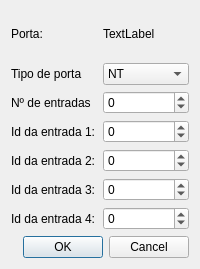
<?xml version="1.0" encoding="UTF-8"?>
<ui version="4.0">
 <class>MudarPorta</class>
 <widget class="QDialog" name="MudarPorta">
  <property name="geometry">
   <rect>
    <x>0</x>
    <y>0</y>
    <width>200</width>
    <height>269</height>
   </rect>
  </property>
  <property name="windowTitle">
   <string>Modificar porta</string>
  </property>
  <layout class="QVBoxLayout" name="verticalLayout">
   <item>
    <layout class="QHBoxLayout" name="horizontalLayout">
     <item>
      <widget class="QLabel" name="label">
       <property name="text">
        <string>Porta:</string>
       </property>
      </widget>
     </item>
     <item>
      <widget class="QLabel" name="lbNumPort">
       <property name="text">
        <string>TextLabel</string>
       </property>
      </widget>
     </item>
    </layout>
   </item>
   <item>
    <layout class="QHBoxLayout" name="horizontalLayout_2">
     <item>
      <widget class="QLabel" name="label_2">
       <property name="text">
        <string>Tipo de porta</string>
       </property>
      </widget>
     </item>
     <item>
      <widget class="QComboBox" name="comboBox">
       <item>
        <property name="text">
         <string>NT</string>
        </property>
       </item>
       <item>
        <property name="text">
         <string>AN</string>
        </property>
       </item>
       <item>
        <property name="text">
         <string>NA</string>
        </property>
       </item>
       <item>
        <property name="text">
         <string>XO</string>
        </property>
       </item>
       <item>
        <property name="text">
         <string>NX</string>
        </property>
       </item>
       <item>
        <property name="text">
         <string>OR</string>
        </property>
       </item>
       <item>
        <property name="text">
         <string>NO</string>
        </property>
       </item>
      </widget>
     </item>
    </layout>
   </item>
   <item>
    <layout class="QHBoxLayout" name="horizontalLayout_3">
     <item>
      <widget class="QLabel" name="label_3">
       <property name="text">
        <string>Nº de entradas</string>
       </property>
      </widget>
     </item>
     <item>
      <widget class="QSpinBox" name="spinBoxEntrada">
       <property name="minimum">
        <number>-99</number>
       </property>
      </widget>
     </item>
    </layout>
   </item>
   <item>
    <layout class="QHBoxLayout" name="horizontalLayout_4">
     <item>
      <widget class="QLabel" name="label_4">
       <property name="text">
        <string>Id da entrada 1:</string>
       </property>
      </widget>
     </item>
     <item>
      <widget class="QSpinBox" name="spinBoxId1">
       <property name="minimum">
        <number>-99</number>
       </property>
      </widget>
     </item>
    </layout>
   </item>
   <item>
    <layout class="QHBoxLayout" name="horizontalLayout_5">
     <item>
      <widget class="QLabel" name="label_5">
       <property name="text">
        <string>Id da entrada 2:</string>
       </property>
      </widget>
     </item>
     <item>
      <widget class="QSpinBox" name="spinBoxId2">
       <property name="minimum">
        <number>-99</number>
       </property>
      </widget>
     </item>
    </layout>
   </item>
   <item>
    <layout class="QHBoxLayout" name="horizontalLayout_6">
     <item>
      <widget class="QLabel" name="label_6">
       <property name="text">
        <string>Id da entrada 3:</string>
       </property>
      </widget>
     </item>
     <item>
      <widget class="QSpinBox" name="spinBoxId3">
       <property name="minimum">
        <number>-99</number>
       </property>
      </widget>
     </item>
    </layout>
   </item>
   <item>
    <layout class="QHBoxLayout" name="horizontalLayout_7">
     <item>
      <widget class="QLabel" name="label_7">
       <property name="text">
        <string>Id da entrada 4:</string>
       </property>
      </widget>
     </item>
     <item>
      <widget class="QSpinBox" name="spinBoxId4">
       <property name="minimum">
        <number>-99</number>
       </property>
      </widget>
     </item>
    </layout>
   </item>
   <item>
    <widget class="QDialogButtonBox" name="buttonBox">
     <property name="orientation">
      <enum>Qt::Horizontal</enum>
     </property>
     <property name="standardButtons">
      <set>QDialogButtonBox::Cancel|QDialogButtonBox::Ok</set>
     </property>
    </widget>
   </item>
  </layout>
 </widget>
 <resources/>
 <connections>
  <connection>
   <sender>buttonBox</sender>
   <signal>accepted()</signal>
   <receiver>MudarPorta</receiver>
   <slot>accept()</slot>
   <hints>
    <hint type="sourcelabel">
     <x>248</x>
     <y>254</y>
    </hint>
    <hint type="destinationlabel">
     <x>157</x>
     <y>274</y>
    </hint>
   </hints>
  </connection>
  <connection>
   <sender>buttonBox</sender>
   <signal>rejected()</signal>
   <receiver>MudarPorta</receiver>
   <slot>reject()</slot>
   <hints>
    <hint type="sourcelabel">
     <x>316</x>
     <y>260</y>
    </hint>
    <hint type="destinationlabel">
     <x>286</x>
     <y>274</y>
    </hint>
   </hints>
  </connection>
 </connections>
</ui>
